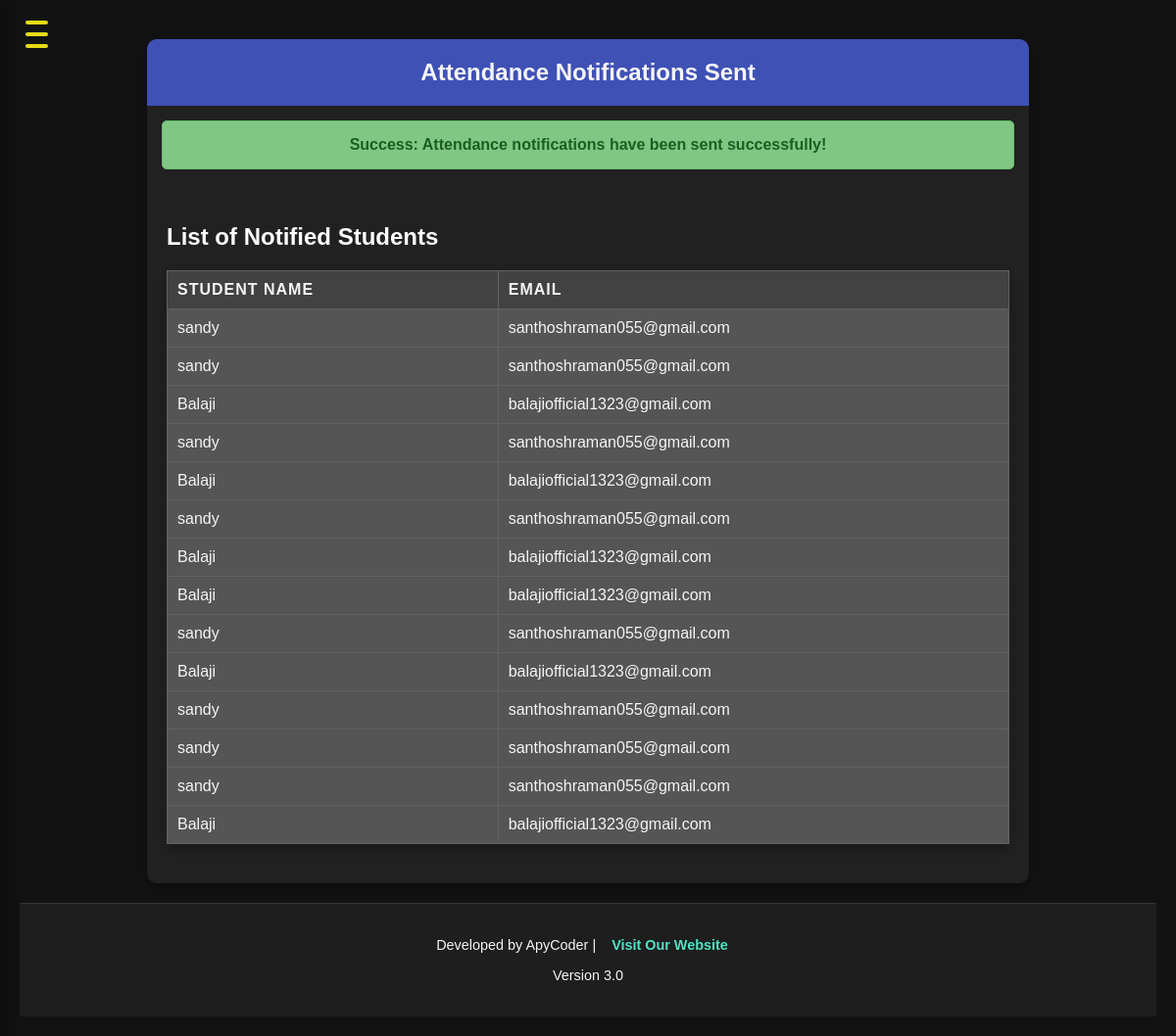
The app's page /send_attendance_notifications (signed in) with its own data.
### app1/models.py (models this page shows, shortened)
class Attendance(models.Model):
    student = models.ForeignKey(Student, on_delete=models.CASCADE)
    date = models.DateField()
    check_in_time = models.DateTimeField(null=True, blank=True)
    check_out_time = models.DateTimeField(null=True, blank=True)
    status = models.CharField(max_length=20, choices=[('Present', 'Present'), ('Absent', 'Absent'), ('Leave', 'Leave')], default='Absent')
    is_late = models.BooleanField(default=False)
    email_sent = models.BooleanField(default=False)
    def save(self, *args, **kwargs):
        if not self.pk:  # Only on creation
            self.date = timezone.now().date()
        super().save(*args, **kwargs)

class Student(models.Model):
    user = models.OneToOneField(User, on_delete=models.CASCADE, related_name="student_profile")
    name = models.CharField(max_length=255)
    email = models.EmailField(max_length=255)
    phone_number = models.CharField(max_length=15)
    face_embedding = models.JSONField(blank=True, null=True)
    authorized = models.BooleanField(default=False)
    roll_no = models.CharField(max_length=20,unique=True)
    address = models.TextField()
    date_of_birth = models.DateField()
    joining_date = models.DateField()
    mother_name = models.CharField(max_length=255)
    father_name = models.CharField(max_length=255)
    session = models.ForeignKey(Session, on_delete=models.CASCADE, related_name="students")
    courses = models.ManyToManyField(Course, related_name="students")
    department = models.ManyToManyField(Department, related_name="students")
    semester= models.ManyToManyField(Semester, related_name="students")

### app1/views.py (the view)
# urls.py: path('send_attendance_notifications', views.send_attendance_notifications, name='send_attendance_notifications'),
@staff_member_required
def send_attendance_notifications(request):
    email_config = EmailConfig.objects.first()  # Get the first email configuration or handle multiple configurations
    if email_config is None:
        messages.error(request, "No email configuration found!")
        return render(request, 'notification_sent.html')
    settings.EMAIL_HOST = email_config.email_host
    settings.EMAIL_PORT = email_config.email_port
    settings.EMAIL_USE_TLS = email_config.email_use_tls
    settings.EMAIL_HOST_USER = email_config.email_host_user
    settings.EMAIL_HOST_PASSWORD = email_config.email_host_password
    late_attendance_records = Attendance.objects.filter(is_late=True, email_sent=False)
    absent_students = Attendance.objects.filter(status='Absent', email_sent=False)
    for record in late_attendance_records:
        student = record.student
        subject = f"Late Check-in Notification for {student.name}"
        html_message = render_to_string(
            'email_templates/late_attendance_email.html',  # Path to the template
            {'student': student, 'record': record}  # Context to be passed into the template
        )
        recipient_email = student.email
        send_mail(
            subject,
            "This is an HTML email. Please enable HTML content to view it.",
            settings.EMAIL_HOST_USER,
            [recipient_email],
            fail_silently=False,
            html_message=html_message
        )
        record.email_sent = True
        record.save()
    for record in absent_students:
        student = record.student
        subject = "Absent Attendance Notification"
        html_message = render_to_string(
            'email_templates/absent_attendance_email.html',  # Path to the new template
            {'student': student, 'record': record}  # Context to be passed into the template
        )
        send_mail(
            subject,
            "This is an HTML email. Please enable HTML content to view it.",
            settings.EMAIL_HOST_USER,
            [student.email],
            fail_silently=False,
            html_message=html_message
        )
        record.email_sent = True
        record.save()
    all_notified_students = late_attendance_records | absent_students
    already_notified_students = Attendance.objects.filter(email_sent=True)
    messages.success(request, "Attendance notifications have been sent successfully!")
    return render(request, 'notification_sent.html', {
        'notified_students': already_notified_students  # Show only those who have been notified
    })

### templates/notification_sent.html (shortened to what this page needs)
{% extends 'base.html' %}
{% block content %}
</head>
<body>
    <div class="container">
        <div class="header">
            <h1>Attendance Notifications Sent</h1>
        </div>
        {% if messages %}
        <div class="messages">
            {% for message in messages %}
                <div class="message {% if 'error' in message.tags %}error{% else %}success{% endif %}">
                    <strong>{{ message.level_tag|capfirst }}:</strong> {{ message }}
                </div>
            {% endfor %}
        </div>
        {% endif %}
        <div class="table-container">
            <h2>List of Notified Students</h2>
            {% if notified_students %}
                <table>
                    <thead>
                        <tr>
                            <th>Student Name</th>
                            <th>Email</th>
                        </tr>
                    </thead>
                    <tbody>
                        {% for record in notified_students %}
                        <tr>
                            <td>{{ record.student.name }}</td>
                            <td>{{ record.student.email }}</td>
                        </tr>
                        {% endfor %}
                    </tbody>
                </table>
            {% else %}
                <p>No students have been notified yet.</p>
            {% endif %}
        </div>
        {% endblock %}

### static/css/home.css (style rules this page uses)
body, html { margin: 0; padding: 0; font-family: 'Arial', sans-serif; background-color: #121212; color: #ffffff; display: flex; flex-direction: column; min-height: 100vh; }
table { width: 100%; border-collapse: collapse; background-color: #333; border-radius: 8px; box-shadow: 0 4px 10px rgba(0, 0, 0, 0.3); }
th, td { padding: 12px 15px; text-align: center; border: 1px solid #444; transition: background-color 0.3s ease; }
th { background-color: #4CAF50; color: white; text-transform: uppercase; letter-spacing: 1px; }
td { background-color: #555; }

### templates/notification_sent.html (style rules this page uses)
.container { max-width: 900px; margin: 20px auto; background: #212121; border-radius: 10px; box-shadow: 0 4px 10px rgba(0, 0, 0, 0.3); overflow: hidden; }
.header { background: #3f51b5; color: #f5f5f5; padding: 20px; text-align: center; }
.header h1 { margin: 0; font-size: 24px; }
.message { padding: 15px; text-align: center; border: 1px solid; border-radius: 5px; margin: 15px; font-weight: bold; }
.message.success { background-color: #81c784; color: #1b5e20; border-color: #66bb6a; }
.table-container { padding: 20px; }
table { width: 100%; border-collapse: collapse; margin-bottom: 20px; background: #303030; color: #f5f5f5; }
th, td { text-align: left; padding: 10px; border: 1px solid #616161; }
th { background: #424242; font-weight: bold; color: #f5f5f5; }
tr:nth-child(even) { background: #383838; }

### records on screen
Attendance: student.name "sandy", student.email "santhoshraman055@gmail.com"
Attendance: student.name "sandy", student.email "santhoshraman055@gmail.com"
Attendance: student.name "Balaji", student.email "balajiofficial1323@gmail.com"
Attendance: student.name "sandy", student.email "santhoshraman055@gmail.com"
Attendance: student.name "Balaji", student.email "balajiofficial1323@gmail.com"
Attendance: student.name "sandy", student.email "santhoshraman055@gmail.com"
Attendance: student.name "Balaji", student.email "balajiofficial1323@gmail.com"
Attendance: student.name "Balaji", student.email "balajiofficial1323@gmail.com"
Attendance: student.name "sandy", student.email "santhoshraman055@gmail.com"
Attendance: student.name "Balaji", student.email "balajiofficial1323@gmail.com"
Attendance: student.name "sandy", student.email "santhoshraman055@gmail.com"
Attendance: student.name "sandy", student.email "santhoshraman055@gmail.com"
Attendance: student.name "sandy", student.email "santhoshraman055@gmail.com"
Attendance: student.name "Balaji", student.email "balajiofficial1323@gmail.com"

### other values on screen
{{ message.level_tag|capfirst }} "Success"
{{ message }} "Attendance notifications have been sent successfully!"
